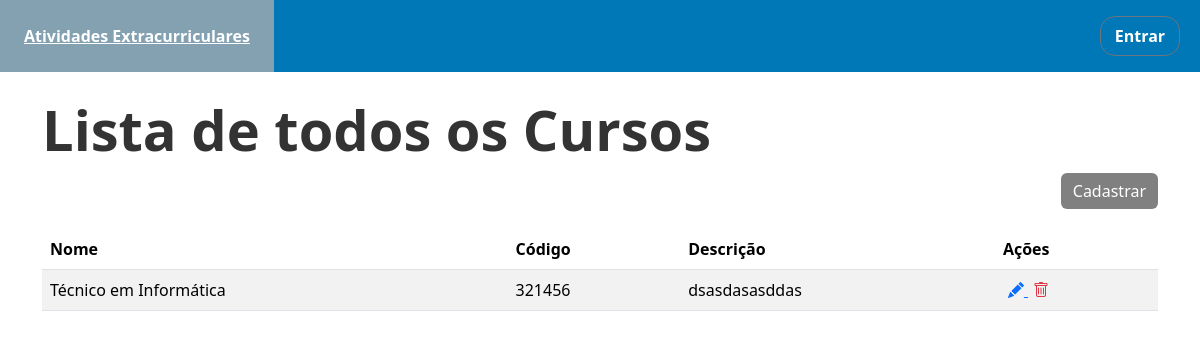
Screenshot of /cursos/ with the database file from the repository.
### site_pfi/models.py (models this page shows, shortened)
class Curso(models.Model):
    nome = models.CharField(max_length=100, unique=True)
    codigo = models.CharField(max_length=60, unique=True, blank=True, null=True)
    descricao = models.TextField(blank=True, null=True)

### site_pfi/views.py (the view)
# urls.py: path('cursos/', CursoListView.as_view(), name='cursos'),
class CursoListView(ListView):
    model = Curso
    template_name = 'curso_list.html'
    form_class = CursoForm
    context_object_name = 'cursos'
    extra_context = {'form_titulo': 'Lista de todos os Cursos'}

### templates/curso_list.html (shortened to what this page needs)
{% extends 'page.html' %}
{% block conteudo %}
    <div class="content container mt-4">
        <h2 class="section-title">
            {{ form_titulo }}
        </h2>
        <div class="text-end">
            <a class="btn btn-success" href="{% url 'novo_curso' %}" style="background-color: gray; border: gray">Cadastrar </a>
        </div>
        <table class="table table-striped" style="margin-top: 20px;">
            <thead class='table'>
            <tr>
                <th>Nome</th>
                <th>Código</th>
                <th>Descrição</th>
                <th>Ações</th>
            </tr>
            </thead>
            <tbody>
            {% for al in cursos %}
                <tr>
                    <td>{{ al.nome }}</td>
                    <td>{{ al.codigo }}</td>
                    <td>{{ al.descricao }}</td>
                    <td>
                        <a href="{% url 'editar_curso' al.pk %}" style="margin-left: 5px" >
                            <i class="bi bi-pencil-fill"></i>
                        </a>
                        <a class="text-danger" href="{% url 'remover_curso' al.pk %}" style="margin: 5px">
                            <i class="bi bi-trash"></i>
                        </a>
                    </td>
                </tr>
            {% endfor %}
            </tbody>
        </table>
    </div>
{% endblock conteudo %}

### site_pfi/static/estilo.css (style rules this page uses)
*, *:after, *:before { margin: 0; padding: 0; box-sizing: border-box; }
body { font-size: 1.5rem; background: black; }
th { padding: 2px 6px; }
td { padding: 0px 6px; }
.container { max-width: 900px; margin: auto; }
.section-title { font-size: 3.5rem; font-weight: bold; color: #333; margin-bottom: 2rem; }
.section-title { margin-bottom: 10px; }

### rows the page displays
Curso: nome "Técnico em Informática", codigo "321456", descricao "dsasdasasddas"
